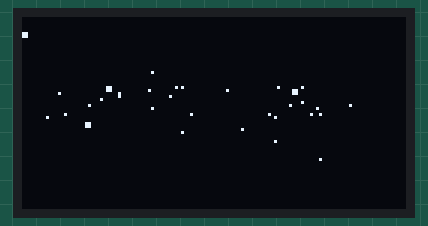
Recording of a sketch running on a simulated ESP8266 (NodeMCU). Parts: 128×64 one-colour display. Random numbers use the default seed unless the sketch sets one.

Above: at 1.49 s.
At 5.96 s:
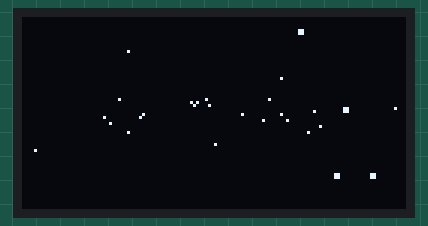
At 11.08 s:
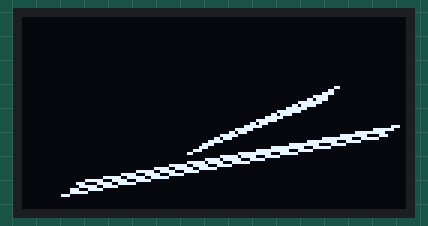
At 20.67 s:
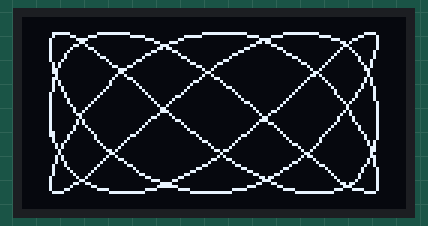
At 31.49 s:
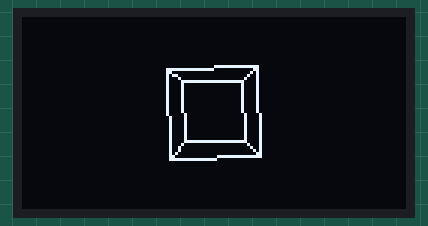
At 39.82 s:
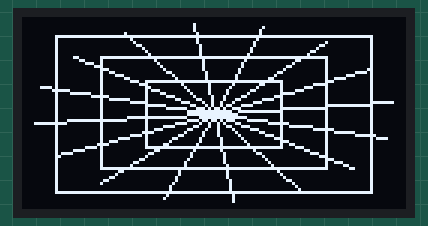

The sketch:

esp8266_oled_animation.ino
```cpp
#include <Wire.h>
#include <Adafruit_GFX.h>
#include <Adafruit_SSD1306.h>

#define SCREEN_WIDTH 128
#define SCREEN_HEIGHT 64

// 사용자 정의 규칙에 따른 OLED 핀 설정: SDA = D5 (GPIO14), SCL = D6 (GPIO12)
#define OLED_SDA 14 // GPIO 14
#define OLED_SCL 12 // GPIO 12

Adafruit_SSD1306 display(SCREEN_WIDTH, SCREEN_HEIGHT, &Wire, -1);

unsigned long lastSwitchTime = 0;
int currentMode = 0;
const unsigned long MODE_DURATION = 8000; // 각 애니메이션 당 8초

// 1. Starfield Variables
#define NUM_STARS 40
struct Star {
  float x, y, z;
};
Star stars[NUM_STARS];

// 2. Mystify Variables
#define MYSTIFY_LINES 3
struct Point {
  float x, y;
  float dx, dy;
};
Point points[4]; // 두 선을 이루는 4개의 꼭짓점
struct LineHistory {
  Point pts[4];
};
LineHistory history[MYSTIFY_LINES];
int historyIndex = 0;

// 3. Lissajous Variables
float lissajousDelta = 0;

// 4. Rotating Cube Variables
struct Point3D {
  float x, y, z;
};
Point3D cubeVertices[8] = {
  {-20, -20, -20}, {20, -20, -20}, {20, 20, -20}, {-20, 20, -20},
  {-20, -20, 20},  {20, -20, 20},  {20, 20, 20},  {-20, 20, 20}
};
// 12 모서리를 연결할 인덱스 쌍
const int cubeEdges[12][2] = {
  {0, 1}, {1, 2}, {2, 3}, {3, 0}, // 뒤쪽 면
  {4, 5}, {5, 6}, {6, 7}, {7, 4}, // 앞쪽 면
  {0, 4}, {1, 5}, {2, 6}, {3, 7}  // 연결선
};
float angleX = 0;
float angleY = 0;
float angleZ = 0;

// 5. Concentric Waves Variables
float wavePhase = 0;

void initStarfield() {
  for (int i = 0; i < NUM_STARS; i++) {
    stars[i].x = random(-64, 64);
    stars[i].y = random(-32, 32);
    stars[i].z = random(1, 128);
  }
}

void initMystify() {
  for (int i = 0; i < 4; i++) {
    points[i].x = random(0, SCREEN_WIDTH);
    points[i].y = random(0, SCREEN_HEIGHT);
    points[i].dx = (random(10, 30) / 10.0) * (random(0, 2) == 0 ? 1 : -1);
    points[i].dy = (random(10, 30) / 10.0) * (random(0, 2) == 0 ? 1 : -1);
  }
  for (int i = 0; i < MYSTIFY_LINES; i++) {
    for (int j = 0; j < 4; j++) {
      history[i].pts[j] = points[j];
    }
  }
}

void setup() {
  Serial.begin(115200);

  // 사용자 정의 규칙에 맞춰 I2C를 D5(SDA), D6(SCL)로 초기화
  Wire.begin(OLED_SDA, OLED_SCL);

  // OLED 디스플레이 시작 (주소 0x3C)
  if(!display.begin(SSD1306_SWITCHCAPVCC, 0x3C)) {
    Serial.println(F("SSD1306 allocation failed"));
    for(;;);
  }

  display.clearDisplay();
  display.display();

  initStarfield();
  initMystify();

  lastSwitchTime = millis();
}

// 1. Starfield Animation
void drawStarfield() {
  display.clearDisplay();
  for (int i = 0; i < NUM_STARS; i++) {
    stars[i].z -= 2.0;
    if (stars[i].z <= 0) {
      stars[i].x = random(-64, 64);
      stars[i].y = random(-32, 32);
      stars[i].z = 128;
    }

    int sx = (int)((stars[i].x * 64.0) / stars[i].z) + 64;
    int sy = (int)((stars[i].y * 32.0) / stars[i].z) + 32;

    if (sx >= 0 && sx < SCREEN_WIDTH && sy >= 0 && sy < SCREEN_HEIGHT) {
      // 별의 깊이(z)가 가까울수록 크게 표현
      if (stars[i].z < 32) {
        display.fillRect(sx, sy, 2, 2, SSD1306_WHITE);
      } else {
        display.drawPixel(sx, sy, SSD1306_WHITE);
      }
    }
  }
  display.display();
}

// 2. Mystify Animation
void drawMystify() {
  display.clearDisplay();

  // 꼭짓점 이동 및 경계선 충돌 검사
  for (int i = 0; i < 4; i++) {
    points[i].x += points[i].dx;
    points[i].y += points[i].dy;

    if (points[i].x <= 0 || points[i].x >= SCREEN_WIDTH - 1) {
      points[i].dx *= -1;
      points[i].x = constrain(points[i].x, 0, SCREEN_WIDTH - 1);
    }
    if (points[i].y <= 0 || points[i].y >= SCREEN_HEIGHT - 1) {
      points[i].dy *= -1;
      points[i].y = constrain(points[i].y, 0, SCREEN_HEIGHT - 1);
    }
  }

  // 이력 저장
  for (int j = 0; j < 4; j++) {
    history[historyIndex].pts[j] = points[j];
  }

  // 잔상 그리기
  for (int i = 0; i < MYSTIFY_LINES; i++) {
    int idx = (historyIndex + i + 1) % MYSTIFY_LINES;
    display.drawLine(history[idx].pts[0].x, history[idx].pts[0].y, history[idx].pts[1].x, history[idx].pts[1].y, SSD1306_WHITE);
    display.drawLine(history[idx].pts[2].x, history[idx].pts[2].y, history[idx].pts[3].x, history[idx].pts[3].y, SSD1306_WHITE);
  }

  historyIndex = (historyIndex + 1) % MYSTIFY_LINES;
  display.display();
}

// 3. Lissajous Curves Animation
void drawLissajous() {
  display.clearDisplay();

  int prevX = 0, prevY = 0;
  float freqX = 3.0;
  float freqY = 5.0;

  for (float t = 0; t <= 2 * PI + 0.1; t += 0.05) {
    int x = (int)(55.0 * sin(freqX * t + lissajousDelta) + 64);
    int y = (int)(27.0 * sin(freqY * t) + 32);

    if (t > 0) {
      display.drawLine(prevX, prevY, x, y, SSD1306_WHITE);
    }
    prevX = x;
    prevY = y;
  }

  lissajousDelta += 0.05;
  if (lissajousDelta > 2 * PI) {
    lissajousDelta = 0;
  }

  display.display();
}

// 4. Rotating Cube Animation
void drawRotatingCube() {
  display.clearDisplay();

  Point3D projected[8];

  for (int i = 0; i < 8; i++) {
    // X축 회전
    float y1 = cubeVertices[i].y * cos(angleX) - cubeVertices[i].z * sin(angleX);
    float z1 = cubeVertices[i].y * sin(angleX) + cubeVertices[i].z * cos(angleX);

    // Y축 회전
    float x2 = cubeVertices[i].x * cos(angleY) + z1 * sin(angleY);
    float z2 = -cubeVertices[i].x * sin(angleY) + z1 * cos(angleY);

    // Z축 회전
    float x3 = x2 * cos(angleZ) - y1 * sin(angleZ);
    float y3 = x2 * sin(angleZ) + y1 * cos(angleZ);

    // 원근 투영 효과
    float distance = 60.0;
    float zOffset = 100.0;
    float sz = z2 + zOffset;
    projected[i].x = (x3 * distance) / sz + 64;
    projected[i].y = (y3 * distance) / sz + 32;
  }

  for (int i = 0; i < 12; i++) {
    display.drawLine(
      projected[cubeEdges[i][0]].x, projected[cubeEdges[i][0]].y,
      projected[cubeEdges[i][1]].x, projected[cubeEdges[i][1]].y,
      SSD1306_WHITE
    );
  }

  angleX += 0.02;
  angleY += 0.03;
  angleZ += 0.01;

  display.display();
}

// 5. Expanding Concentric Rays Animation
void drawConcentricRays() {
  display.clearDisplay();

  int cx = SCREEN_WIDTH / 2;
  int cy = SCREEN_HEIGHT / 2;

  int numRays = 16;
  float angleStep = (2 * PI) / numRays;
  for (int i = 0; i < numRays; i++) {
    float angle = i * angleStep + wavePhase;
    int rx = (int)(cx + 60 * cos(angle));
    int ry = (int)(cy + 30 * sin(angle));
    display.drawLine(cx, cy, rx, ry, SSD1306_WHITE);
  }

  for (int w = 5; w < 80; w += 15) {
    int currentWidth = (w + (int)(wavePhase * 10)) % 80;
    if (currentWidth > 0) {
      int rx = cx - currentWidth;
      int ry = cy - (currentWidth / 2);
      int rw = currentWidth * 2;
      int rh = currentWidth;
      display.drawRect(rx, ry, rw, rh, SSD1306_WHITE);
    }
  }

  wavePhase += 0.05;
  if (wavePhase > 2 * PI) {
    wavePhase = 0;
  }

  display.display();
}

void loop() {
  unsigned long currentTime = millis();

  if (currentTime - lastSwitchTime >= MODE_DURATION) {
    currentMode = (currentMode + 1) % 5;
    lastSwitchTime = currentTime;

    if (currentMode == 0) initStarfield();
    if (currentMode == 1) initMystify();
  }

  switch (currentMode) {
    case 0:
      drawStarfield();
      break;
    case 1:
      drawMystify();
      break;
    case 2:
      drawLissajous();
      break;
    case 3:
      drawRotatingCube();
      break;
    case 4:
      drawConcentricRays();
      break;
  }

  delay(20);
}
```
